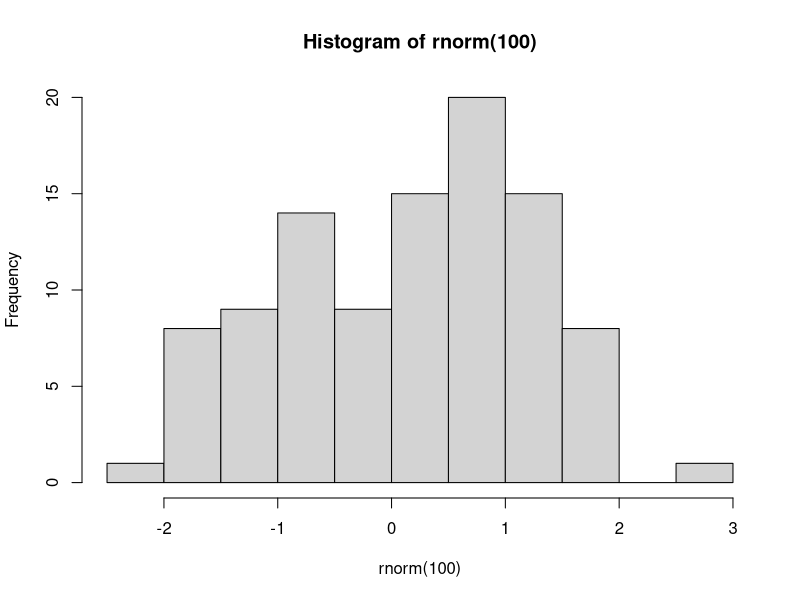

The R source for this figure:
## ---- chunk 1
knitr::opts_chunk$set(echo = TRUE,
                      prompt = FALSE,
                      tidy = FALSE,
                      collapse = TRUE)
library("tidyverse")
## ---- chunk 2
print("Hello world!")
## ---- chunk 3
# This is a comment. R ignores everything in a line after the "#"
# The line below is an expression, and the line below that is its value.
4+5
## ---- chunk 4
sqrt(4+5)
## ---- chunk 5
hist(rnorm(100))
## ---- chunk 6
# This will cause the variable x to take on the value 2
x <- 2
# We can then use x in any expression
y <- x + 1
print(y)
# We can change the value of x at any time
x <- 0
# But this will not change the result of any previous calculations
print(y)
## ---- chunk 7
# Create a variable called x - note that its value is not displayed
x <- 5
# Display its contents using the print() function
print(x) 
# Display its contents by giving its name
x
## ---- chunk 8
fruits <- c("Avocado", "Banana", "Cantaloupe")
print(fruits)
## ---- chunk 9
# REP repeats something (like Excel's Fill tool)
ones <- rep(1, times = 10)
print(ones)
# SEQ creates a sequence (like Excel's Series tool)
evens <- seq(from = 2, to = 20, by = 2)
print(evens)
# You can also create a sequence with the : operator:
print(1:10)
## ---- chunk 10
# This command subtracts 1 from every element in evens
odds <- evens - ones
print(odds)
# This command does the same
odds <- evens - 1
print(odds)
## ---- chunk 11
# You can give a single index: evens[2] is the 2nd element in evens
x <- evens[2]
print(x)
# Or a vector of indices: evens[c(2,5)] contains the 2nd and 5th element in evens
x <- evens[ c(2, 5) ]
print(x)
# Or a range of indices: evens[2:5] contains 2nd, 3rd, 4th and 5th element in evens
x <- evens[2:5]
print(x)
# You can use the subscript operator on either side of the assignment operator
x <- evens
print(x)
# This assigns the number 1000 to the 2nd element in x
x[2] <- 1000
print(x)
## ---- chunk 12
print(evens)
# This creates a vector of the same length as evens, that contains TRUE
# for all values less than 10, and FALSE for all other values
lessthan10 <- (evens < 10)
print(lessthan10)
# This creates a vector that includes only those elements of evens
# for which forexample is TRUE
x <- evens[lessthan10]
print(x)
# This is a quicker way of accomplishing the same result
x <- evens[evens < 10]
print(x)
## ---- chunk 13
everything <- list(fruits, evens, odds)
print(everything)
## ---- chunk 14
everything <- list(fruits=fruits,
                   evens=evens,
                   odds=odds)
print(everything)
## ---- chunk 15
print( everything[[2]] )
## ---- chunk 16
print( everything[["evens"]] )
print( everything$fruits )
## ---- chunk 17
# There is no element in everything called "allnumbers" 
everything$allnumbers <- c(evens, odds)
# But now there is...
print(everything)
## ---- chunk 18
   y <- print("Hello world")
   print(y)
## ---- chunk 19
# These two statements are equivalent
2 + 2
sum(2, 2)
## ---- chunk 20
# Basic arithmetic operators
2 + 3 # plus
2 - 3 # minus
2 * 3 # times
2 / 3 # division
2 ^ 3 # power
# Comparison operators
2 < 3  # less than
2 <= 3 # less than or equal
2 == 3 # equal
2 > 3  # greater than
2 >= 3 # greater than or equal
# Logical operators
2 == 3 & 2 < 3 # logical AND
2 == 3 | 2 < 3 # logical OR
# Assignment
x <- 2
print(x)
# The assign() function returns its own value, so you can also do this:
x <- y <- 3
print(x)
print(y)
## ---- chunk 21
print(class(fruits))
print(class(evens))
print(class(everything))
print(class(print))
## ---- chunk 22
print(attributes(fruits))
print(attributes(evens))
print(attributes(everything))
## ---- chunk 23
# Load the Tidyverse if you have not already done so
library("tidyverse")
# You can directly read online data by giving read_csv() the URL.
EmpData <- read_csv("sampledata/EmploymentData.csv")
## ---- chunk 24
print(EmpData)
## ---- chunk 25
# Column names
names(EmpData)
# Number of rows - either of these will work
nrow(EmpData)
length(EmpData$UnempRate)
# Number of columns
ncol(EmpData)
length(EmpData)
